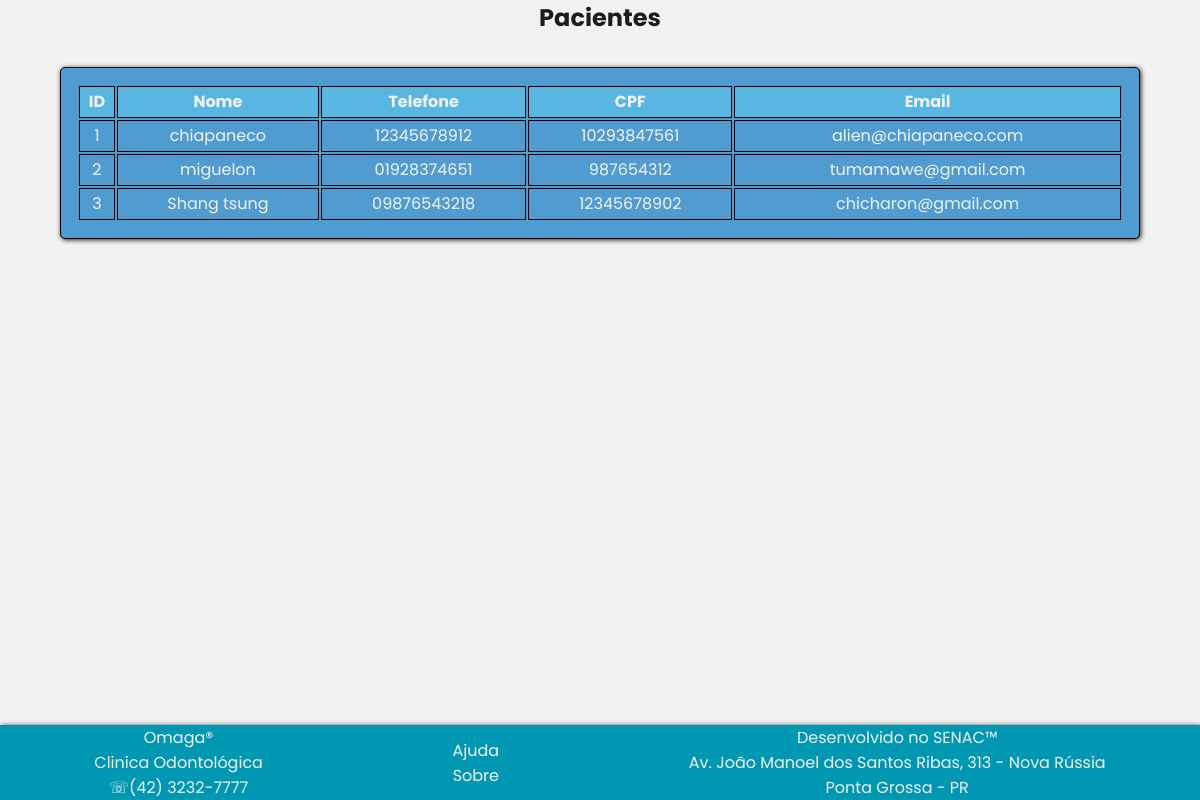
The app's page /listarpaciente.php with its own data.
### tables this page shows
CREATE TABLE `paciente` (
  `id_paciente_pk` int(11) NOT NULL,
  `nome` text,
  `telefone` varchar(11) DEFAULT NULL,
  `email` text,
  `senha` varchar(100) DEFAULT NULL,
  `cpf` bigint(11) DEFAULT NULL,
  `endereco` text
);

### persistence/Banco.php (called while the page is built, shortened)
<?php
class Banco{
	private $conexao;
	public function __construct(){
		$this->url="localhost";
		$this->usuario="root";
		$this->senha="";
		$this->banco="odontologia";
		$this->conexao=new mysqli($this->url,$this->usuario,
			$this->senha,$this->banco);
	}
	public function consultar($sql)
	{
		$consulta=$this->conexao->query($sql);
		$linhas=$consulta->num_rows;
		if($linhas>0){
			return $consulta;
		}else{
			return false;
		}
	}
}
?>

### persistence/PacientePA.php (called while the page is built, shortened)
<?php
require_once 'Banco.php';
class PacientePA{
	private $conexao;
	function __construct(){
		$this->conexao=new Banco();
	}
	public function listar_inicio_fim($inicio,$fim){
		$sql="select * from paciente where id_paciente_pk between $inicio and $fim";
		return $this->conexao->consultar($sql);
	}
	}
?>

### listarpaciente.php (the view, shortened to what this page needs)
<?php
	require_once 'cabecalho.php';
?>
    <h2>Pacientes</h2>
<?php
	if(isset($_POST['inicio'])){
		$inicio=$_POST['inicio'];
		$fim=$inicio+4;
	} else{
		$inicio=1;
		$fim=5;
	}
	require_once 'persistence/PacientePA.php';
	$pacientepa=new PacientePA();
	$consulta=$pacientepa->listar_inicio_fim($inicio,$fim);
	if (!$consulta){
		echo "<h2>Ainda não exitem pacientes.</h2>";
	} else{
		echo "<table>";
		echo "<tr>";
		echo "<th>ID</th>";
		echo "<th>Nome</th>";
		echo "<th>Telefone</th>";
		echo "<th>CPF</th>";
		echo "<th>Email</th>";
		echo "</tr>";
		while ($linha=$consulta->fetch_assoc()){
			echo "<tr>";
			echo "<td>".$linha['id_paciente_pk']."</td>";
			echo "<td>".$linha['nome']."</td>";
			echo "<td>".$linha['telefone']."</td>";
			echo "<td>".$linha['cpf']."</td>";
			echo "<td>".$linha['email']."</td>";
			echo "</tr>";
		}
		echo "</table>";
		echo "<section>";
	}
?>
<br/>
<br/>
<br/>
<br/>
<br/>
<br/>
<br/>
<br/>
<br/>
<br/>
<br/>
<br/>
<br/>
<br/>
<br/>
<?php
	require_once 'rodape.php';
?>

### cabecalho.php (shortened to what this page needs)
<!DOCTYPE html>
<html lang="pt-br">
<head>
	<link rel="stylesheet" type="text/css" href="css/estilo.css">
</head>
<body>

### rodape.php
<?php
	require_once 'cabecalho.php';
?>
<section class="rodape">
	<div id="sobre">
		<p>Omaga&reg;<br/>Clinica Odontológica</p>
		<p>&#9743;(42) 3232-7777</p>
	</div>
	<div id="lks">
		<p><a href="/PROJETO_INTEGRADOR/ajuda" target="quadro">Ajuda</a></p>
		<p><a href="/PROJETO_INTEGRADOR/sobre" target="quadro">Sobre</a></p>
	</div>
	<div id="sobre2">
		<p>Desenvolvido no SENAC&trade;</p>
		<p>Av. João Manoel dos Santos Ribas, 313 - Nova Rússia</p>
		<p>Ponta Grossa - PR</p>
	</div>
</section>
</body>
</html>

### css/estilo.css (style rules this page uses)
:root { --color-white: #f2f2f2; --color-blue1: rgb(0, 151, 178); --color-blue2: #509CD0; --color-blue3: rgb(89, 182, 227); --color-dark1: #1c1c1c; --color-text: #d9d9d9; --color-hover: rgb(255, 255, 255, 0.2); --color-blue2hover: rgb(255, 255, 255, 0.1); }
* { margin:0px; padding:0px; }
body { display: flex; min-height: 100vh; background-color: var(--color-white); flex-direction: column; font-family: 'Poppins', sans-serif; }
h2 { text-align: center; color: var(--color-dark1); font-family: 'Poppins', sans-serif; }
table { width: 90vw; margin: auto; border: 1px solid black; color: var(--color-white); background-color: var(--color-blue2); border-radius: 5px; box-shadow: 1px 1px 5px var(--color-dark1); padding: 1em; }
tr { height: 30px; border: 1px solid white; }
th { height: 30px; background-color: var(--color-blue3); border: 1px solid black; }
td { height: 30px; text-align: center; border: 1px solid black; transition: 0.5s; }
.rodape { display: flex; justify-content: center; margin-top: 10vh; height: auto; background-color: var(--color-blue1); box-shadow: 1px 1px 5px var(--color-dark1); z-index: 2; }
#sobre { color: var(--color-white); margin: auto; text-align: center; }
#lks { margin: auto; text-align: center; }
#lks a { border: 1px solid transparent; text-decoration: none; color: var(--color-white); transition: 0.5s; }
#sobre2 { color: var(--color-white); margin: auto; text-align: center; }

### records on screen
paciente: id_paciente_pk "1", nome "chiapaneco", telefone "12345678912", cpf "10293847561", email "alien@chiapaneco.com"
paciente: id_paciente_pk "2", nome "miguelon", telefone "01928374651", cpf "987654312", email "tumamawe@gmail.com"
paciente: id_paciente_pk "3", nome "Shang tsung", telefone "09876543218", cpf "12345678902", email "chicharon@gmail.com"
